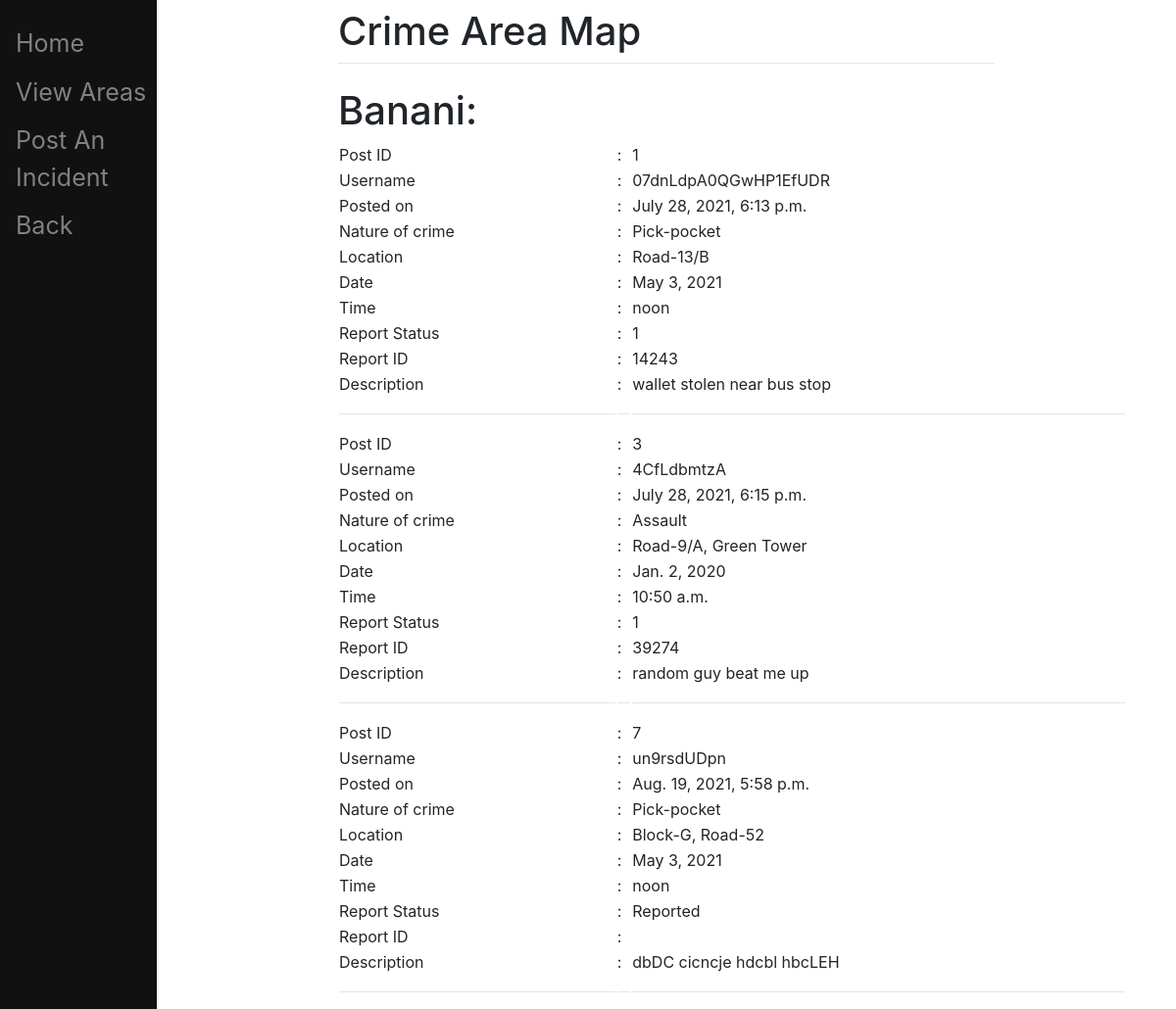
/incidents/Banani, run on the app's committed database.
### main/models.py (models this page shows, shortened)
class CrimeIncident(models.Model):
	email = models.CharField(max_length=50)
	username = models.CharField(max_length=20)
	area_name = models.CharField(max_length=150)
	nature_of_crime = models.CharField(max_length=50)
	report_status = models.CharField(max_length=20)
	report_id = models.CharField(max_length=10)
	location = models.CharField(max_length=100)
	date_of_crime = models.DateField()
	time_of_crime = models.TimeField()
	timestamp = models.DateTimeField(auto_now_add=True)
	description = models.CharField(max_length=200)

### main/views.py (the view)
# urls.py: path("incidents/<slug:area>", views.show_posts, name="incidents")
def show_posts(request, area):
	posts = {}
	if request.method=="GET":
		for i in list(CrimeIncident.objects.all()):
			if i.area_name == area:
				incident = {
					'Post ID' : i.id,
					'Username' : i.username,
					'Posted on' : i.timestamp,
					'Nature of crime' : i.nature_of_crime,
					'Location' : i.location,
					'Date' : i.date_of_crime,
					'Time' : i.time_of_crime,
					'Report Status' : i.report_status,
					'Report ID' : i.report_id,
					'Description' : i.description
				}
				posts[i] = incident
	return render(request, "main/incidents.html", {'Posts':posts, 'Area':area})

### main/templates/main/incidents.html (shortened to what this page needs)
{% extends 'main/base.html' %}
{% block content %}
	<h1>{{Area}}:</h1>
	<table  style="width:120%">
	{% for sl,post in Posts.items %}
		{% for key,value in post.items %}
			<tr>
				<td> {{key}} </td>
				<td> : </td>
				<td> {{value}} </td>
			</tr>
		{% endfor %}
	<tr> <td> <hr/> </td>  <td> <hr/> </td> <td> <hr/> </td> </tr>
	{% endfor %}
	</table>
{% endblock %}

### data on the page
CrimeIncident: post "Post ID" "Username" "Posted on" "Nature of crime" "Location" "Date" "Time" "Report Status" "Report ID" "Description", post "1" "07dnLdpA0QGwHP1EfUDR" "July 28, 2021, 6:13 p.m." "Pick-pocket" "Road-13/B" "May 3, 2021" "noon" "1" "14243" "wallet stolen near bus stop"
CrimeIncident: post "Post ID" "Username" "Posted on" "Nature of crime" "Location" "Date" "Time" "Report Status" "Report ID" "Description", post "3" "4CfLdbmtzA" "July 28, 2021, 6:15 p.m." "Assault" "Road-9/A, Green Tower" "Jan. 2, 2020" "10:50 a.m." "1" "39274" "random guy beat me up"
CrimeIncident: post "Post ID" "Username" "Posted on" "Nature of crime" "Location" "Date" "Time" "Report Status" "Report ID" "Description", post "7" "un9rsdUDpn" "Aug. 19, 2021, 5:58 p.m." "Pick-pocket" "Block-G, Road-52" "May 3, 2021" "noon" "Reported" "dbDC cicncje hdcbl hbcLEH"

### other printed values
{{ Area }} "Banani"
